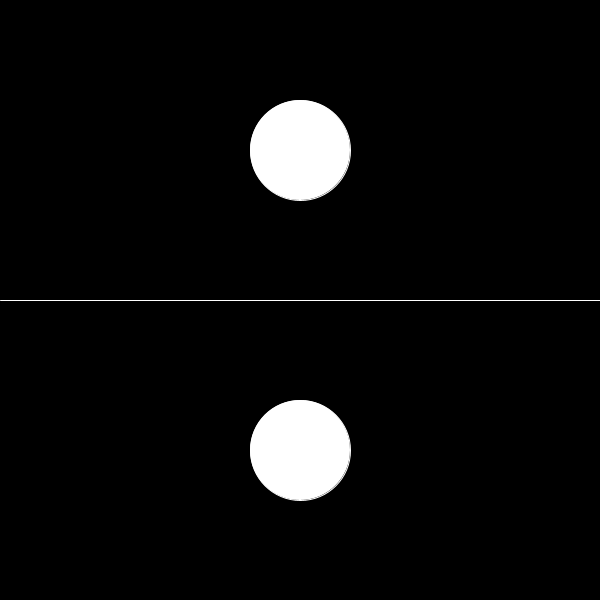
Frame 1 (no input)
Frame 60 (the mouse pressed at the canvas centre just before this capture): identical to frame 1, image omitted
Frame 120 (the mouse held since frame 60 and released just before this capture): identical to frame 1, image omitted

The Processing sketch that drew this single still picture (run headless with seeded random() and noise(); from frame 60 on, the mouse is pressed at the canvas centre):

// Processing sketch: two_player_game
// ── two_player_game.pde
float easing = 0.05;
boolean up = false, down = false, w = false, s = false;
boolean gameOver = true;
boolean readyUp = false, readyDown = false, getReadyGo = false;
Ship ship1;
Ship ship2;
Ship[] ships;
int scoreUp = 0;
int scoreDown = 0;
int numStars = 400;
int readyTime;
Star[] stars = new Star[numStars];

void setup(){
  size(600,600);
  ship1 = new Ship("up");
  ship2 = new Ship("down");
  ships = new Ship[]{ship1,ship2};
  for (int i = 0; i < numStars; i=i+2){
    float xPos = random(10*width);
    float yPos = random(height/2);
    float rad = random(1,3);
    float speed = random(0.5,3);
    Star starUp = new Star(xPos,yPos,rad, speed);
    Star starDown = new Star(xPos,yPos+height/2,rad, speed);
    stars[i] = starUp;
    stars[i+1] = starDown;
  }
}

void draw(){
  background(0);
  stroke(255);
  line(0,height/2,width,height/2);
  if (gameOver){
    if (w || s) readyUp = true;
    if (up || down) readyDown = true;
    if (readyUp) fill(255,0,0);
    else fill(255,255,255);
    ellipse(width*0.5,height*0.25,100,100);
    if (readyDown) fill(0,255,0);
    else fill(255,255,255);
    ellipse(width*0.5,height*0.75,100,100);
    if (readyUp && readyDown){
      readyTime = millis();
      getReadyGo = true;
      readyUp = false;
      readyDown = false;
    }
    if (getReadyGo) getReadyGo();
  }
  else {
    for (int i = 0; i < numStars; i++){
      stars[i].move();
      stars[i].display();
    }
    ship1.display();
    ship2.display();
    if (w) ship1.move("up");
    if (s) ship1.move("down");
    if (up) ship2.move("up");
    if (down) ship2.move("down");
  }
}

void getReadyGo(){
  if (millis() < readyTime + 1000){
    fill(255,255,0);
    ellipse(width*0.5,height*0.25,150,150);
    ellipse(width*0.5,height*0.75,150,150);
  }
  else if (millis() < readyTime + 2000){
    fill(255,0,255);
    ellipse(width*0.5,height*0.25,150,150);
    ellipse(width*0.5,height*0.75,150,150);
  }
  else if (millis() < readyTime + 3000){
    fill(0,255,255);
    ellipse(width*0.5,height*0.25,150,150);
    ellipse(width*0.5,height*0.75,150,150);
  }
  else {
    getReadyGo = false;
    gameOver = false;
  }
}

void endGame(Ship loser){
  if (loser.player == "up")println("winner = down");
  else println("winner = up");
}

void keyPressed(){
  if (keyCode == UP){up = true;}
  if (keyCode==DOWN){down = true;}
  if (key=='w'){w=true;}
  if (key=='s'){s=true;}
}

void keyReleased(){
  if (keyCode == UP){up = false;}
  if (keyCode==DOWN){down = false;}
  if (key=='w'){w=false;}
  if (key=='s'){s=false;}
}
// ── Ship.pde
class Ship{
  float y;
  float ySpeed;
  float radius;
  String player;
  float maxY;
  float minY;
  float collisionTime;
  int numCollisions;
  
  Ship(String player){
    this.player = player;
    this.collisionTime = 0;
    this.numCollisions = 0;
    if (player == "down"){
      this.y = 0.75*height;
      this.maxY = height;
      this.minY = 0.5*height;
    }
    else {
      this.y = 0.25*height;
      this.maxY = 0.5*height;
      this.minY = 0;
    }
    this.radius = 30;
    this.ySpeed = 2.5;
  }
  
  void display(){
    if (millis() > this.collisionTime) fill(255,255,255);
    else fill(255,0,0);
    ellipse(width/2, this.y, this.radius, this.radius);
  }
  
  void collision(){
    this.collisionTime = millis()+300; 
    this.numCollisions++;
    if (this.numCollisions == 10){
      gameOver = true;
      endGame(this);
    }
  }
  
  void move(String direction){
    switch (direction){
      case "up":
        if (this.y > this.minY+this.radius/2) this.y -= ySpeed;
        break;
      case "down":
        if (this.y < this.maxY-this.radius/2) this.y += ySpeed;
        break;
      default:
        break;
    }
  }
}
// ── Star.pde
class Star {
  float x;
  float y;  
  float radius;
  float speed;
  boolean canCollide;
  
  // The constructor
  Star(float x, float y, float radius, float speed){
    this.x = x;
    this.y = y;
    this.radius = radius;
    this.speed = speed;
    this.canCollide = true;
  }
  
  void move(){
    this.x -= speed;
    if (Math.abs(this.x-width/2) <= 15 && this.canCollide){
      if (this.y < height/2) checkCollision(ships[0]);
      else checkCollision(ships[1]);  
    }
  }
  
  void checkCollision(Ship ship){
    if (Math.abs(ship.y - this.y) <= ship.radius/2){
      ship.collision();  
      this.canCollide = false;
    }
  }
  
  // Displays the star
  void display(){
    noStroke();
    fill(255,255,255);
    ellipse(x, y, radius, radius);
  }
}
